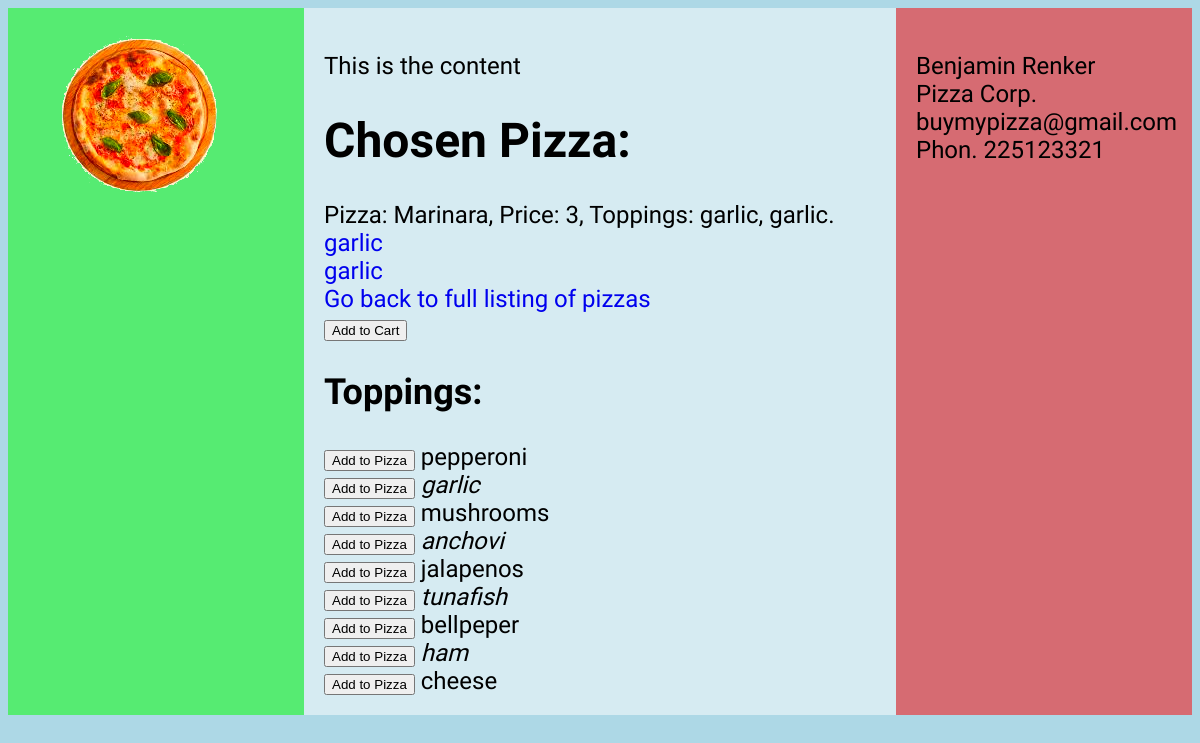
Page /3 on the committed database.
### orders/models.py (models this page shows)
class Pizza(models.Model):
	name = models.CharField(max_length=64)
	price = models.IntegerField()
	topping = models.ManyToManyField('Topping', through='ToppingAmount', related_name='pizzas', default='none')
	def __str__(self):
		helper = ", ".join(str(seg) for seg in self.topping.all())
		return f"Pizza: {self.name}, Price: {self.price}, Toppings: {helper}."

class Topping(models.Model):
	name = models.CharField(max_length=64)
	def __str__(self):
		return self.name

### orders/views.py (the view)
# urls.py: path("<int:pizza_id>", views.pizza, name="pizza"),
def pizza(request, pizza_id): #the id is provided as parameter
    try:
        pizza = Pizza.objects.get(pk=pizza_id) # get me the pizza with corresponding id
    except Pizza.DoesNotExist:
        raise Http404("This pizza does not exist")
    context = {
        "pizza": pizza,
		"toppings": Topping.objects.all(),
		"activeToppings": pizza.topping.all()
    }
    return render(request, "orders/pizza.html", context)

### orders/templates/orders/pizza.html (shortened to what this page needs)
{% extends 'layout.html' %}
{% block content %}
    <h1>Chosen Pizza: </h1>{{ pizza }}
    <br>
	{% for topping in activeToppings %}
		<a href="{% url 'deleteTopping' pizza.id topping.id %}">
			<li>{{ topping }}</li>
		</a>
	{% endfor %}
    <a href="{% url 'index' %}">Go back to full listing of pizzas</a>
	<form action="{% url 'addToCart' pizza.id%}" method="POST">
	  <input type="submit" class="btn" value="Add to Cart" name="Add">
	</form>
	<h2>Toppings: </h2>
	{% for topping in toppings %}
		<li>
			<form action="{% url 'addToPizza' pizza.id topping.id%}" method="POST">
				<input type="submit" class="btn" value="Add to Pizza" name="Add">
				{{ topping }}
			</form>
		</li>
	{% endfor %}
{% endblock %}

### orders/static/style.css (style rules this page uses)
html { background-color: lightblue; background-image: url("Colosseum.jpg"); background-repeat: no-repeat; background-size: cover; height: 100%; font-size: 2vw; font-family: 'Calistoga', cursive; }
li { list-style-type: none; }
li:nth-child(even) { font-style: oblique; }
a { text-decoration: none; }

### rows in the picture
Pizza: id+name+price "Pizza: Marinara, Price: 3, Toppings: garlic, garlic."
Topping: name "garlic"
Topping: name "pepperoni"
Topping: name "mushrooms"
Topping: name "anchovi"
Topping: name "jalapenos"
Topping: name "tunafish"
Topping: name "bellpeper"
Topping: name "ham"
Topping: name "cheese"
